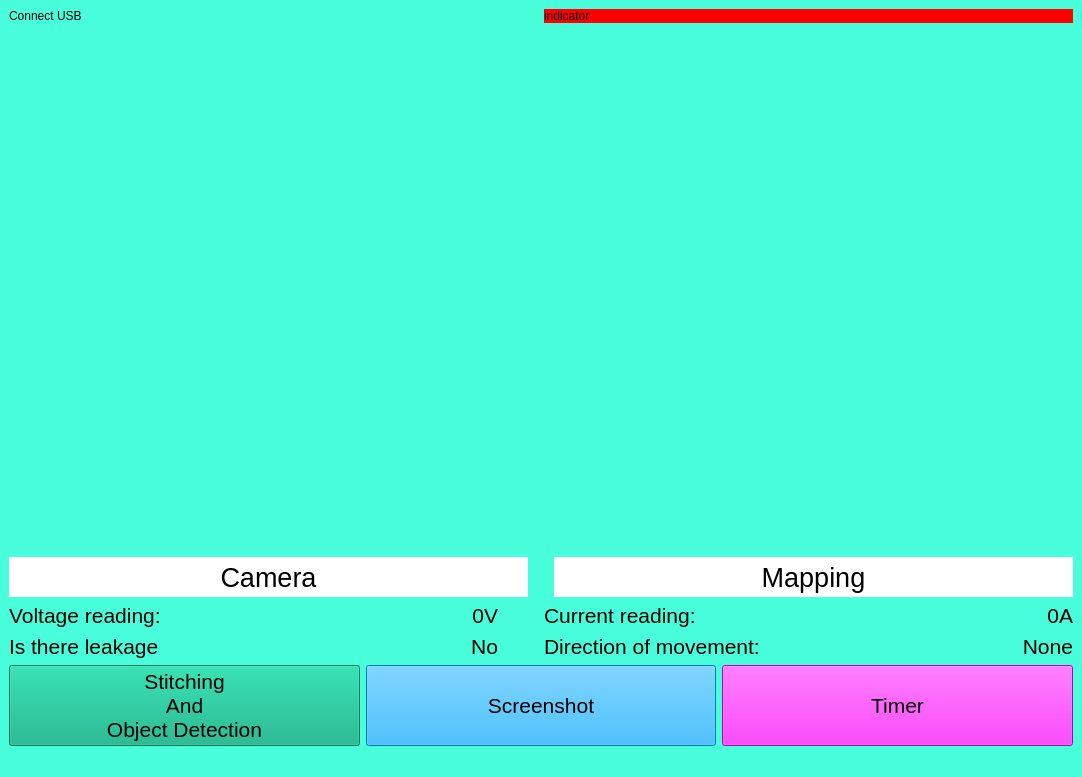
<?xml version="1.0" encoding="UTF-8"?>
<ui version="4.0">
 <class>MainWindow</class>
 <widget class="QMainWindow" name="MainWindow">
  <property name="geometry">
   <rect>
    <x>0</x>
    <y>0</y>
    <width>1082</width>
    <height>777</height>
   </rect>
  </property>
  <property name="windowTitle">
   <string>MainWindow</string>
  </property>
  <property name="styleSheet">
   <string notr="true">background-color: rgb(73, 255, 219);</string>
  </property>
  <widget class="QWidget" name="centralwidget">
   <layout class="QVBoxLayout" name="verticalLayout_4">
    <item>
     <layout class="QHBoxLayout" name="horizontalLayout_14">
      <item>
       <layout class="QHBoxLayout" name="horizontalLayout_15">
        <item>
         <widget class="QLabel" name="USB">
          <property name="text">
           <string>Connect USB</string>
          </property>
         </widget>
        </item>
       </layout>
      </item>
      <item>
       <widget class="QLabel" name="label">
        <property name="styleSheet">
         <string notr="true">background-color: rgb(255, 0, 0);</string>
        </property>
        <property name="text">
         <string>indicator</string>
        </property>
       </widget>
      </item>
     </layout>
    </item>
    <item>
     <spacer name="verticalSpacer">
      <property name="orientation">
       <enum>Qt::Vertical</enum>
      </property>
      <property name="sizeHint" stdset="0">
       <size>
        <width>20</width>
        <height>40</height>
       </size>
      </property>
     </spacer>
    </item>
    <item>
     <layout class="QHBoxLayout" name="horizontalLayout_4">
      <item>
       <widget class="QLabel" name="camera">
        <property name="font">
         <font>
          <pointsize>20</pointsize>
         </font>
        </property>
        <property name="styleSheet">
         <string notr="true">background-color: rgb(255, 255, 255);</string>
        </property>
        <property name="text">
         <string>Camera</string>
        </property>
        <property name="alignment">
         <set>Qt::AlignCenter</set>
        </property>
       </widget>
      </item>
      <item>
       <spacer name="horizontalSpacer">
        <property name="orientation">
         <enum>Qt::Horizontal</enum>
        </property>
        <property name="sizeType">
         <enum>QSizePolicy::Fixed</enum>
        </property>
        <property name="sizeHint" stdset="0">
         <size>
          <width>20</width>
          <height>40</height>
         </size>
        </property>
       </spacer>
      </item>
      <item>
       <widget class="QLabel" name="mapping">
        <property name="font">
         <font>
          <pointsize>20</pointsize>
         </font>
        </property>
        <property name="styleSheet">
         <string notr="true">background-color: rgb(255, 255, 255);</string>
        </property>
        <property name="text">
         <string>Mapping</string>
        </property>
        <property name="alignment">
         <set>Qt::AlignCenter</set>
        </property>
       </widget>
      </item>
     </layout>
    </item>
    <item>
     <layout class="QHBoxLayout" name="horizontalLayout_6">
      <item>
       <layout class="QHBoxLayout" name="horizontalLayout_5">
        <item>
         <widget class="QLabel" name="label_5">
          <property name="font">
           <font>
            <pointsize>16</pointsize>
           </font>
          </property>
          <property name="text">
           <string>Voltage reading:</string>
          </property>
         </widget>
        </item>
        <item>
         <widget class="QLabel" name="volt">
          <property name="font">
           <font>
            <pointsize>16</pointsize>
           </font>
          </property>
          <property name="text">
           <string>0V</string>
          </property>
          <property name="alignment">
           <set>Qt::AlignRight|Qt::AlignTrailing|Qt::AlignVCenter</set>
          </property>
         </widget>
        </item>
        <item>
         <spacer name="horizontalSpacer_2">
          <property name="orientation">
           <enum>Qt::Horizontal</enum>
          </property>
          <property name="sizeType">
           <enum>QSizePolicy::Fixed</enum>
          </property>
          <property name="sizeHint" stdset="0">
           <size>
            <width>40</width>
            <height>20</height>
           </size>
          </property>
         </spacer>
        </item>
       </layout>
      </item>
      <item>
       <layout class="QHBoxLayout" name="horizontalLayout_9">
        <item>
         <widget class="QLabel" name="label_11">
          <property name="font">
           <font>
            <pointsize>16</pointsize>
           </font>
          </property>
          <property name="text">
           <string>Current reading:</string>
          </property>
         </widget>
        </item>
        <item>
         <widget class="QLabel" name="current">
          <property name="font">
           <font>
            <pointsize>16</pointsize>
           </font>
          </property>
          <property name="text">
           <string>0A</string>
          </property>
          <property name="alignment">
           <set>Qt::AlignRight|Qt::AlignTrailing|Qt::AlignVCenter</set>
          </property>
         </widget>
        </item>
       </layout>
      </item>
     </layout>
    </item>
    <item>
     <layout class="QHBoxLayout" name="horizontalLayout_8">
      <item>
       <layout class="QHBoxLayout" name="horizontalLayout_11">
        <item>
         <widget class="QLabel" name="label_6">
          <property name="font">
           <font>
            <pointsize>16</pointsize>
           </font>
          </property>
          <property name="text">
           <string>Is there leakage</string>
          </property>
         </widget>
        </item>
        <item>
         <widget class="QLabel" name="leakage">
          <property name="font">
           <font>
            <pointsize>16</pointsize>
           </font>
          </property>
          <property name="text">
           <string>No</string>
          </property>
          <property name="alignment">
           <set>Qt::AlignRight|Qt::AlignTrailing|Qt::AlignVCenter</set>
          </property>
         </widget>
        </item>
        <item>
         <spacer name="horizontalSpacer_3">
          <property name="orientation">
           <enum>Qt::Horizontal</enum>
          </property>
          <property name="sizeType">
           <enum>QSizePolicy::Fixed</enum>
          </property>
          <property name="sizeHint" stdset="0">
           <size>
            <width>40</width>
            <height>20</height>
           </size>
          </property>
         </spacer>
        </item>
       </layout>
      </item>
      <item>
       <layout class="QHBoxLayout" name="horizontalLayout_12">
        <item>
         <widget class="QLabel" name="direct">
          <property name="font">
           <font>
            <pointsize>16</pointsize>
           </font>
          </property>
          <property name="text">
           <string>Direction of movement:</string>
          </property>
         </widget>
        </item>
        <item>
         <widget class="QLabel" name="direct_2">
          <property name="font">
           <font>
            <pointsize>16</pointsize>
           </font>
          </property>
          <property name="text">
           <string>None</string>
          </property>
          <property name="alignment">
           <set>Qt::AlignRight|Qt::AlignTrailing|Qt::AlignVCenter</set>
          </property>
         </widget>
        </item>
       </layout>
      </item>
     </layout>
    </item>
    <item>
     <layout class="QHBoxLayout" name="horizontalLayout_7">
      <item>
       <widget class="QPushButton" name="sod">
        <property name="sizePolicy">
         <sizepolicy hsizetype="Minimum" vsizetype="Preferred">
          <horstretch>0</horstretch>
          <verstretch>0</verstretch>
         </sizepolicy>
        </property>
        <property name="font">
         <font>
          <pointsize>16</pointsize>
         </font>
        </property>
        <property name="styleSheet">
         <string notr="true">border-color: rgb(0, 0, 0);
background-color: rgb(0, 170, 127);</string>
        </property>
        <property name="text">
         <string>Stitching 
And
Object Detection</string>
        </property>
       </widget>
      </item>
      <item>
       <widget class="QPushButton" name="sc">
        <property name="sizePolicy">
         <sizepolicy hsizetype="Minimum" vsizetype="Preferred">
          <horstretch>0</horstretch>
          <verstretch>0</verstretch>
         </sizepolicy>
        </property>
        <property name="font">
         <font>
          <pointsize>16</pointsize>
         </font>
        </property>
        <property name="styleSheet">
         <string notr="true">border-color: rgb(0, 0, 0);
background-color: rgb(0, 170, 255);</string>
        </property>
        <property name="text">
         <string>Screenshot</string>
        </property>
       </widget>
      </item>
      <item>
       <widget class="QPushButton" name="timer">
        <property name="sizePolicy">
         <sizepolicy hsizetype="Minimum" vsizetype="Preferred">
          <horstretch>0</horstretch>
          <verstretch>0</verstretch>
         </sizepolicy>
        </property>
        <property name="font">
         <font>
          <pointsize>16</pointsize>
         </font>
        </property>
        <property name="styleSheet">
         <string notr="true">border-color: rgb(0, 0, 0);
background-color: rgb(255, 0, 255);</string>
        </property>
        <property name="text">
         <string>Timer</string>
        </property>
       </widget>
      </item>
     </layout>
    </item>
   </layout>
  </widget>
  <widget class="QMenuBar" name="menubar">
   <property name="geometry">
    <rect>
     <x>0</x>
     <y>0</y>
     <width>1082</width>
     <height>26</height>
    </rect>
   </property>
  </widget>
  <widget class="QStatusBar" name="statusbar"/>
 </widget>
 <resources/>
 <connections/>
</ui>
